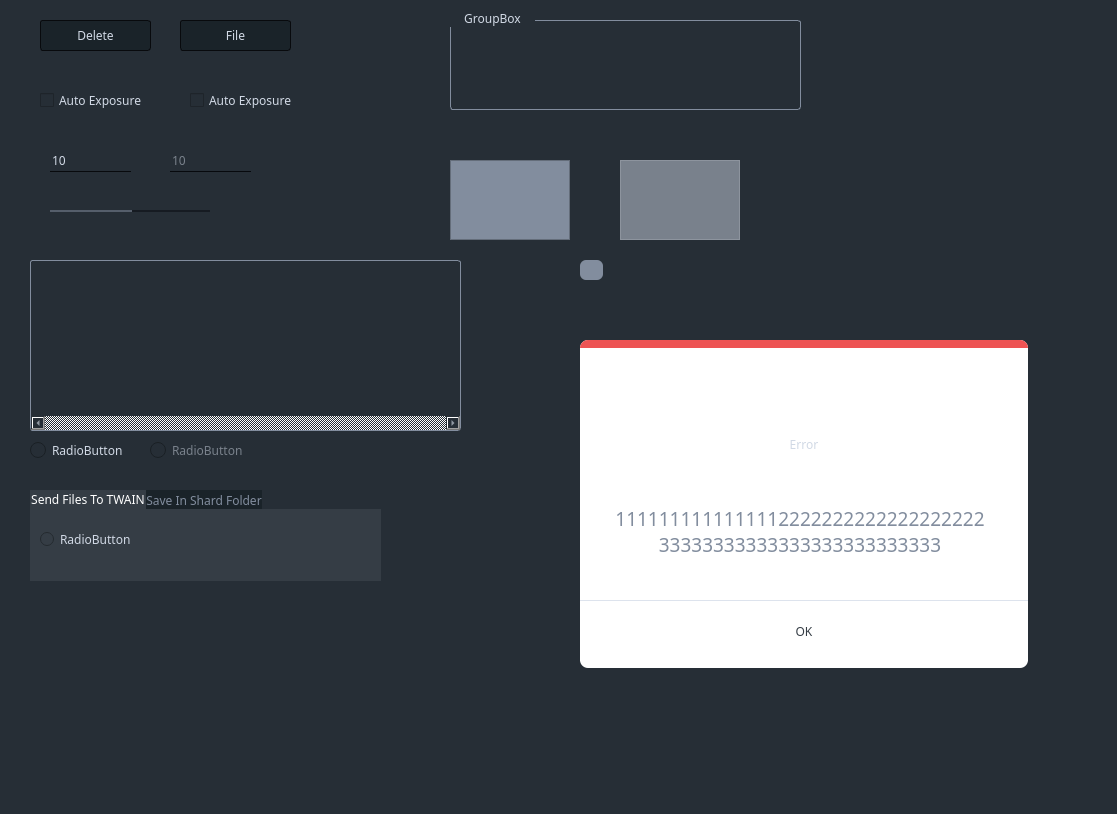
<?xml version="1.0" encoding="UTF-8"?>
<ui version="4.0">
 <class>AdaptiveLayoutClass</class>
 <widget class="QMainWindow" name="AdaptiveLayoutClass">
  <property name="enabled">
   <bool>true</bool>
  </property>
  <property name="geometry">
   <rect>
    <x>0</x>
    <y>0</y>
    <width>1117</width>
    <height>814</height>
   </rect>
  </property>
  <property name="sizePolicy">
   <sizepolicy hsizetype="Expanding" vsizetype="Preferred">
    <horstretch>0</horstretch>
    <verstretch>0</verstretch>
   </sizepolicy>
  </property>
  <property name="font">
   <font>
    <family>Frutiger Next W1G 8px</family>
    <weight>50</weight>
    <italic>false</italic>
    <bold>false</bold>
   </font>
  </property>
  <property name="windowTitle">
   <string>AdaptiveLayout</string>
  </property>
  <property name="styleSheet">
   <string notr="true">QMainWindow{

}

QMainWindow::Menubar{
background-color:red;
}

QWidget{
background:#262E36;
color:#D1D9E5;
font:ZEISS Frutiger Next W1G 8px;
}</string>
  </property>
  <widget class="QWidget" name="centralWidget">
   <property name="styleSheet">
    <string notr="true"/>
   </property>
   <widget class="QGroupBox" name="groupBox">
    <property name="geometry">
     <rect>
      <x>450</x>
      <y>10</y>
      <width>351</width>
      <height>100</height>
     </rect>
    </property>
    <property name="sizePolicy">
     <sizepolicy hsizetype="Expanding" vsizetype="Preferred">
      <horstretch>0</horstretch>
      <verstretch>0</verstretch>
     </sizepolicy>
    </property>
    <property name="minimumSize">
     <size>
      <width>100</width>
      <height>100</height>
     </size>
    </property>
    <property name="styleSheet">
     <string notr="true">QGroupBox{
border:1px solid #828D9E;
border-radius: 3px;
margin-top:10px;
}

QGroupBox:title{
subcontrol-origin: margin;
}
</string>
    </property>
    <property name="title">
     <string>    GroupBox    </string>
    </property>
   </widget>
   <widget class="QTabWidget" name="tabWidget">
    <property name="geometry">
     <rect>
      <x>30</x>
      <y>490</y>
      <width>351</width>
      <height>91</height>
     </rect>
    </property>
    <property name="font">
     <font>
      <family>Frutiger Next W1G 8px</family>
      <weight>50</weight>
      <italic>false</italic>
      <bold>false</bold>
     </font>
    </property>
    <property name="styleSheet">
     <string notr="true">QTabWidget::pane{
	border:none;
}
QTabBar::tab{
	background:#353D45;
	color:#353D45;
    min-width:52ex;
	min-height:6ex;
}
QTabBar::tab:selected{
border:1px solid #353D45;
	background:#353D45;
	color:#FFFFFF;
}
QTabBar::tab:!selected{
	border-color: #1A2329;
	background:#1A2329;
	color:#828D9E;

}</string>
    </property>
    <property name="currentIndex">
     <number>0</number>
    </property>
    <widget class="QWidget" name="tab">
     <property name="styleSheet">
      <string notr="true">QWidget {
    background: #353D45;
}</string>
     </property>
     <attribute name="title">
      <string>Send Files To TWAIN</string>
     </attribute>
     <widget class="QRadioButton" name="radioButton">
      <property name="geometry">
       <rect>
        <x>10</x>
        <y>20</y>
        <width>95</width>
        <height>20</height>
       </rect>
      </property>
      <property name="text">
       <string>RadioButton</string>
      </property>
     </widget>
    </widget>
    <widget class="QWidget" name="tab_2">
     <property name="styleSheet">
      <string notr="true">QWidget {
    background: #353D45;
}</string>
     </property>
     <attribute name="title">
      <string>Save In Shard Folder</string>
     </attribute>
    </widget>
   </widget>
   <widget class="QCheckBox" name="autoExposureCheckBox">
    <property name="enabled">
     <bool>true</bool>
    </property>
    <property name="geometry">
     <rect>
      <x>40</x>
      <y>90</y>
      <width>121</width>
      <height>21</height>
     </rect>
    </property>
    <property name="font">
     <font>
      <family>Frutiger Next W1G 8px</family>
      <weight>50</weight>
      <italic>false</italic>
      <bold>false</bold>
     </font>
    </property>
    <property name="styleSheet">
     <string notr="true">QCheckBox::indicator:unchecked {
    image: url(&quot;C:/Users/zcalwang/Desktop/CameraTestFolder/TWAIN/ControlImage/QCheckBox_Unchecked.png&quot;);
}
 
QCheckBox::indicator:checked {
    image: url(&quot;C:/Users/zcalwang/Desktop/CameraTestFolder/TWAIN/ControlImage/QCheckBox_Checked.png&quot;);
}

QCheckBox::indicator:disabled {
    image: url(&quot;C:/Users/zcalwang/Desktop/CameraTestFolder/TWAIN/ControlImage/QCheckBox_Disabled.png&quot;);
}
</string>
    </property>
    <property name="text">
     <string>Auto Exposure</string>
    </property>
   </widget>
   <widget class="QLabel" name="label">
    <property name="enabled">
     <bool>true</bool>
    </property>
    <property name="geometry">
     <rect>
      <x>40</x>
      <y>370</y>
      <width>171</width>
      <height>41</height>
     </rect>
    </property>
    <property name="styleSheet">
     <string notr="true">QLabel{
color:#D1D9E5;
}

QLabel:disabled {
color:rgba(209,217,229,125);
}</string>
    </property>
    <property name="text">
     <string>Sweetfadsfmkasdfkdsalfdsa</string>
    </property>
   </widget>
   <widget class="QSlider" name="horizontalSlider_2">
    <property name="enabled">
     <bool>false</bool>
    </property>
    <property name="geometry">
     <rect>
      <x>50</x>
      <y>200</y>
      <width>160</width>
      <height>22</height>
     </rect>
    </property>
    <property name="styleSheet">
     <string notr="true">QSlider::add-page:Horizontal
{     
    background-color: #07090D;/*Black*/
    height:2px;
}
QSlider::sub-page:Horizontal 
{
    background-color:#D1D9E5;/*Gray*/
    height:2px;
}
QSlider::groove:Horizontal 
{
    background:transparent;
    height:2px;
}
QSlider::handle:Horizontal 
{
    height:16;
    width:18;
    background-image: url(&quot;C:/Users/zcalwang/Desktop/CameraTestFolder/TWAIN/ControlImage/QSlider_Block.png&quot;);
    margin: -8 0px; 
}

QSlider::add-page:Horizontal:disabled 
{     
    background-color: rgba(7,9,13,125);
    height:2px;
}
QSlider::sub-page:Horizontal:disabled 
{
    background-color:#555E6B;/*Gray*/
    height:2px;
}

QSlider::handle:Horizontal:disabled
{
    height:16;
    width:18;
    background-image: url(&quot;C:/Users/zcalwang/Desktop/CameraTestFolder/TWAIN/ControlImage/QSlider_BlockDisabled.png&quot;);
    margin: -8 0px; 
}
</string>
    </property>
    <property name="value">
     <number>50</number>
    </property>
    <property name="orientation">
     <enum>Qt::Horizontal</enum>
    </property>
   </widget>
   <widget class="QSpinBox" name="brightnessSpinBox">
    <property name="enabled">
     <bool>true</bool>
    </property>
    <property name="geometry">
     <rect>
      <x>50</x>
      <y>150</y>
      <width>81</width>
      <height>22</height>
     </rect>
    </property>
    <property name="font">
     <font>
      <family>Frutiger Next W1G 8px</family>
      <weight>50</weight>
      <italic>false</italic>
      <bold>false</bold>
     </font>
    </property>
    <property name="styleSheet">
     <string notr="true">QSpinBox {
     background-color: transparent;
     border-style: none;
     border-bottom-style:solid ;
     border-color: #080A0D;
     border-width: 1px;
    color:#D1D9E5;
    height:32px
 } 

QSpinBox:disabled {
     background-color: transparent;
     border-style: none;
     border-bottom-style:solid ;
     border-color: #07090D;
     border-width: 1px;
    color:rgba(209,217,229,125);
    height:32px
 } </string>
    </property>
    <property name="buttonSymbols">
     <enum>QAbstractSpinBox::NoButtons</enum>
    </property>
    <property name="minimum">
     <number>0</number>
    </property>
    <property name="maximum">
     <number>1000</number>
    </property>
    <property name="singleStep">
     <number>1</number>
    </property>
    <property name="value">
     <number>10</number>
    </property>
   </widget>
   <widget class="QRadioButton" name="radioButton_2">
    <property name="geometry">
     <rect>
      <x>30</x>
      <y>440</y>
      <width>95</width>
      <height>20</height>
     </rect>
    </property>
    <property name="styleSheet">
     <string notr="true">QRadioButton:disabled { 
    color:rgba(209,217,229,125);
}
QRadioButton::indicator { 
    width: 16px;
    height: 16px;
}
/*单选框未选中样式*/
QRadioButton::indicator::unchecked { 
    image: url(&quot;C:/Users/Public/TWAIN/Resources/QRadioButton_UncheckedEnabled.png&quot;);
}
/*单选框选中样式*/
QRadioButton::indicator::checked { 
    image: url(&quot;C:/Users/Public/TWAIN/Resources/QRadioButton_CheckedEnabled.png&quot;);
}

QRadioButton::indicator::disabled { 
    image: url(&quot;C:/Users/Public/TWAIN/Resources/QRadioButton_UncheckedDisabled.png&quot;);
}</string>
    </property>
    <property name="text">
     <string>RadioButton</string>
    </property>
   </widget>
   <widget class="QRadioButton" name="radioButton_3">
    <property name="enabled">
     <bool>false</bool>
    </property>
    <property name="geometry">
     <rect>
      <x>150</x>
      <y>440</y>
      <width>95</width>
      <height>20</height>
     </rect>
    </property>
    <property name="styleSheet">
     <string notr="true">QRadioButton:disabled { 
    color:rgba(209,217,229,125);
}
QRadioButton::indicator { 
    width: 16px;
    height: 16px;
}
/*单选框未选中样式*/
QRadioButton::indicator::unchecked { 
    image: url(&quot;C:/Users/Public/TWAIN/Resources/QRadioButton_UncheckedEnabled.png&quot;);
}
/*单选框选中样式*/
QRadioButton::indicator::checked { 
    image: url(&quot;C:/Users/Public/TWAIN/Resources/QRadioButton_CheckedEnabled.png&quot;);
}

QRadioButton::indicator::disabled { 
    image: url(&quot;C:/Users/Public/TWAIN/Resources/QRadioButton_UncheckedDisabled.png&quot;);
}</string>
    </property>
    <property name="text">
     <string>RadioButton</string>
    </property>
   </widget>
   <widget class="QSpinBox" name="brightnessSpinBox_2">
    <property name="enabled">
     <bool>false</bool>
    </property>
    <property name="geometry">
     <rect>
      <x>170</x>
      <y>150</y>
      <width>81</width>
      <height>22</height>
     </rect>
    </property>
    <property name="font">
     <font>
      <family>Frutiger Next W1G 8px</family>
      <weight>50</weight>
      <italic>false</italic>
      <bold>false</bold>
     </font>
    </property>
    <property name="styleSheet">
     <string notr="true">QSpinBox {
     background-color: transparent;
     border-style: none;
     border-bottom-style:solid ;
     border-color: #080A0D;
     border-width: 1px;
    color:#D1D9E5;
    height:32px
 } 

QSpinBox:disabled {
     background-color: transparent;
     border-style: none;
     border-bottom-style:solid ;
     border-color: #07090D;
     border-width: 1px;
    color:rgba(209,217,229,125);
    height:32px
 } </string>
    </property>
    <property name="buttonSymbols">
     <enum>QAbstractSpinBox::NoButtons</enum>
    </property>
    <property name="minimum">
     <number>0</number>
    </property>
    <property name="maximum">
     <number>1000</number>
    </property>
    <property name="singleStep">
     <number>1</number>
    </property>
    <property name="value">
     <number>10</number>
    </property>
   </widget>
   <widget class="QCheckBox" name="autoExposureCheckBox_2">
    <property name="enabled">
     <bool>false</bool>
    </property>
    <property name="geometry">
     <rect>
      <x>190</x>
      <y>90</y>
      <width>121</width>
      <height>21</height>
     </rect>
    </property>
    <property name="font">
     <font>
      <family>Frutiger Next W1G 8px</family>
      <weight>50</weight>
      <italic>false</italic>
      <bold>false</bold>
     </font>
    </property>
    <property name="styleSheet">
     <string notr="true">QCheckBox::indicator:unchecked {
    image: url(&quot;C:/Users/zcalwang/Desktop/CameraTestFolder/TWAIN/ControlImage/QCheckBox_Unchecked.png&quot;);
}
 
QCheckBox::indicator:checked {
    image: url(&quot;C:/Users/zcalwang/Desktop/CameraTestFolder/TWAIN/ControlImage/QCheckBox_Checked.png&quot;);
}

QCheckBox::indicator:disabled {
    image: url(&quot;C:/Users/zcalwang/Desktop/CameraTestFolder/TWAIN/ControlImage/QCheckBox_Disabled.png&quot;);
}
</string>
    </property>
    <property name="text">
     <string>Auto Exposure</string>
    </property>
   </widget>
   <widget class="QListWidget" name="listWidget">
    <property name="geometry">
     <rect>
      <x>30</x>
      <y>260</y>
      <width>431</width>
      <height>171</height>
     </rect>
    </property>
    <property name="layoutDirection">
     <enum>Qt::LeftToRight</enum>
    </property>
    <property name="autoFillBackground">
     <bool>false</bool>
    </property>
    <property name="styleSheet">
     <string notr="true">QListView {
    show-decoration-selected: 1; /* make the selection span the entire width of the view */
border:1px solid #828D9E;
border-radius: 3px;
}

QListView::item:alternate {
    background: #EEEEEE;
}

QListView::item:selected {
     border-bottom:2px solid #828D9E;
     border-right:2px solid #828D9E;
     border-left:2px solid #828D9E;
     border-top:2px solid #2E7AF5;
}

/*  整体style */
QScrollBar:horizontal {

    height: 12px;
    margin: 0px 1px 0 1px;
}
QScrollBar::handle:horizontal {
    background:#828D9E;
    min-width: 20px;
 border-radius: 6px;
}
QScrollBar::add-line:horizontal {
    background: transparent;
    width: 1px;
    subcontrol-position: right;
    subcontrol-origin: margin;
}

QScrollBar::sub-line:horizontal {
    background: transparent;
    width: 1px;
    subcontrol-position: left;
    subcontrol-origin: margin;
}


QScrollBar::add-page:horizontal {
    background-color: transparent;
}
QScrollBar::sub-page:horizontal {
    background-color: transparent;
}
</string>
    </property>
    <property name="verticalScrollBarPolicy">
     <enum>Qt::ScrollBarAlwaysOff</enum>
    </property>
    <property name="horizontalScrollBarPolicy">
     <enum>Qt::ScrollBarAlwaysOn</enum>
    </property>
    <property name="sizeAdjustPolicy">
     <enum>QAbstractScrollArea::AdjustToContents</enum>
    </property>
    <property name="iconSize">
     <size>
      <width>100</width>
      <height>100</height>
     </size>
    </property>
    <property name="viewMode">
     <enum>QListView::IconMode</enum>
    </property>
    <item>
     <property name="text">
      <string/>
     </property>
     <property name="font">
      <font>
       <pointsize>8</pointsize>
      </font>
     </property>
     <property name="icon">
      <iconset>
       <normaloff>../../../Users/zcalwang/Desktop/CameraTestFolder/AxiocamApplication/Axiocam_1_0.jpg</normaloff>../../../Users/zcalwang/Desktop/CameraTestFolder/AxiocamApplication/Axiocam_1_0.jpg</iconset>
     </property>
    </item>
    <item>
     <property name="text">
      <string/>
     </property>
     <property name="icon">
      <iconset>
       <normaloff>../../../Users/zcalwang/Desktop/CameraTestFolder/AxiocamApplication/3840_2160.bmp</normaloff>../../../Users/zcalwang/Desktop/CameraTestFolder/AxiocamApplication/3840_2160.bmp</iconset>
     </property>
    </item>
    <item>
     <property name="text">
      <string/>
     </property>
     <property name="icon">
      <iconset>
       <normaloff>../../../Users/zcalwang/Desktop/CameraTestFolder/AxiocamApplication/Axiocam_1_0.jpg</normaloff>../../../Users/zcalwang/Desktop/CameraTestFolder/AxiocamApplication/Axiocam_1_0.jpg</iconset>
     </property>
    </item>
    <item>
     <property name="text">
      <string/>
     </property>
     <property name="icon">
      <iconset>
       <normaloff>../../../Users/zcalwang/Desktop/CameraTestFolder/AxiocamApplication/Axiocam_1_1.jpg</normaloff>../../../Users/zcalwang/Desktop/CameraTestFolder/AxiocamApplication/Axiocam_1_1.jpg</iconset>
     </property>
    </item>
    <item>
     <property name="text">
      <string/>
     </property>
     <property name="icon">
      <iconset>
       <normaloff>../../../Users/zcalwang/Desktop/CameraTestFolder/AxiocamApplication/camera.jpg</normaloff>../../../Users/zcalwang/Desktop/CameraTestFolder/AxiocamApplication/camera.jpg</iconset>
     </property>
    </item>
    <item>
     <property name="text">
      <string/>
     </property>
     <property name="icon">
      <iconset>
       <normaloff>../../../Users/zcalwang/Desktop/CameraTestFolder/AxiocamApplication/3840_2160.bmp</normaloff>../../../Users/zcalwang/Desktop/CameraTestFolder/AxiocamApplication/3840_2160.bmp</iconset>
     </property>
    </item>
   </widget>
   <widget class="QFrame" name="frame">
    <property name="geometry">
     <rect>
      <x>450</x>
      <y>160</y>
      <width>120</width>
      <height>80</height>
     </rect>
    </property>
    <property name="styleSheet">
     <string notr="true">QFrame{
background-color: #828D9E;
}</string>
    </property>
    <property name="frameShape">
     <enum>QFrame::StyledPanel</enum>
    </property>
    <property name="frameShadow">
     <enum>QFrame::Raised</enum>
    </property>
   </widget>
   <widget class="QFrame" name="frame_2">
    <property name="geometry">
     <rect>
      <x>620</x>
      <y>160</y>
      <width>120</width>
      <height>80</height>
     </rect>
    </property>
    <property name="styleSheet">
     <string notr="true">QFrame{
background-color: rgba(209,217,229,125);
}

QFrame::hover{
background-color: #828D9E;
}</string>
    </property>
    <property name="frameShape">
     <enum>QFrame::StyledPanel</enum>
    </property>
    <property name="frameShadow">
     <enum>QFrame::Raised</enum>
    </property>
   </widget>
   <widget class="QPushButton" name="deleteSelectedImagesButton">
    <property name="enabled">
     <bool>true</bool>
    </property>
    <property name="geometry">
     <rect>
      <x>40</x>
      <y>20</y>
      <width>111</width>
      <height>31</height>
     </rect>
    </property>
    <property name="sizePolicy">
     <sizepolicy hsizetype="Fixed" vsizetype="Fixed">
      <horstretch>0</horstretch>
      <verstretch>0</verstretch>
     </sizepolicy>
    </property>
    <property name="font">
     <font>
      <family>Frutiger Next W1G 8px</family>
      <weight>50</weight>
      <italic>false</italic>
      <bold>false</bold>
     </font>
    </property>
    <property name="focusPolicy">
     <enum>Qt::NoFocus</enum>
    </property>
    <property name="layoutDirection">
     <enum>Qt::RightToLeft</enum>
    </property>
    <property name="styleSheet">
     <string notr="true">QPushButton{
	background:#1A2329;
	color:#D1D9E5;
	border: 1px solid #080A0D;
border-radius:3px;
}
QPushButton:pressed{
	background:#555E6B;
	color:#D1D9E5;
	border-color: #080A0D;
}</string>
    </property>
    <property name="text">
     <string>Delete</string>
    </property>
    <property name="checkable">
     <bool>false</bool>
    </property>
   </widget>
   <widget class="QScrollBar" name="horizontalScrollBar">
    <property name="geometry">
     <rect>
      <x>460</x>
      <y>260</y>
      <width>261</width>
      <height>20</height>
     </rect>
    </property>
    <property name="styleSheet">
     <string notr="true">QScrollBar:horizontal {

    height: 12px;
    margin: 0px 1px 0 1px;
}
QScrollBar::handle:horizontal {
    background:#828D9E;
    min-width: 20px;
 border-radius: 6px;
}
QScrollBar::add-line:horizontal {
    background: transparent;
    width: 1px;
    subcontrol-position: right;
    subcontrol-origin: margin;
}

QScrollBar::sub-line:horizontal {
    background: transparent;
    width: 1px;
    subcontrol-position: left;
    subcontrol-origin: margin;
}


QScrollBar::add-page:horizontal {
    background-color: transparent;
}
QScrollBar::sub-page:horizontal {
    background-color: transparent;
}
</string>
    </property>
    <property name="value">
     <number>50</number>
    </property>
    <property name="orientation">
     <enum>Qt::Horizontal</enum>
    </property>
   </widget>
   <widget class="QWidget" name="MessageBox_OnlyOK" native="true">
    <property name="geometry">
     <rect>
      <x>580</x>
      <y>340</y>
      <width>448</width>
      <height>328</height>
     </rect>
    </property>
    <property name="styleSheet">
     <string notr="true">
          QWidget{
          background-color: #FFFFFF;
          border-radius: 8px;
          }
        </string>
    </property>
    <widget class="QWidget" name="widget_2" native="true">
     <property name="geometry">
      <rect>
       <x>0</x>
       <y>0</y>
       <width>448</width>
       <height>16</height>
      </rect>
     </property>
     <property name="styleSheet">
      <string notr="true">
            QWidget{
            background-color:#ED5353;
            border-radius: 8px;
            }
          </string>
     </property>
     <widget class="QWidget" name="widget_3" native="true">
      <property name="geometry">
       <rect>
        <x>0</x>
        <y>8</y>
        <width>448</width>
        <height>8</height>
       </rect>
      </property>
      <property name="styleSheet">
       <string notr="true">
              QWidget{
              background-color:white;
              }
            </string>
      </property>
     </widget>
    </widget>
    <widget class="QPushButton" name="pushButton">
     <property name="geometry">
      <rect>
       <x>0</x>
       <y>30</y>
       <width>448</width>
       <height>41</height>
      </rect>
     </property>
     <property name="text">
      <string/>
     </property>
     <property name="icon">
      <iconset>
       <normaloff>../../../Users/Public/TWAIN/Resources/QMessageBox_Error.png</normaloff>../../../Users/Public/TWAIN/Resources/QMessageBox_Error.png</iconset>
     </property>
     <property name="iconSize">
      <size>
       <width>32</width>
       <height>32</height>
      </size>
     </property>
    </widget>
    <widget class="QWidget" name="layoutWidget">
     <property name="geometry">
      <rect>
       <x>0</x>
       <y>150</y>
       <width>441</width>
       <height>101</height>
      </rect>
     </property>
     <layout class="QHBoxLayout" name="horizontalLayout">
      <item>
       <spacer name="horizontalSpacer">
        <property name="orientation">
         <enum>Qt::Horizontal</enum>
        </property>
        <property name="sizeHint" stdset="0">
         <size>
          <width>32</width>
          <height>20</height>
         </size>
        </property>
       </spacer>
      </item>
      <item>
       <widget class="QTextBrowser" name="messageBoxContent">
        <property name="minimumSize">
         <size>
          <width>384</width>
          <height>0</height>
         </size>
        </property>
        <property name="font">
         <font>
          <family>Frutiger Next W1G 8px</family>
          <weight>50</weight>
          <italic>false</italic>
          <bold>false</bold>
         </font>
        </property>
        <property name="styleSheet">
         <string notr="true">QTextBrowser{
                  color:#828D9E;
                  }
                </string>
        </property>
        <property name="verticalScrollBarPolicy">
         <enum>Qt::ScrollBarAsNeeded</enum>
        </property>
        <property name="html">
         <string>&lt;!DOCTYPE HTML PUBLIC &quot;-//W3C//DTD HTML 4.0//EN&quot; &quot;http://www.w3.org/TR/REC-html40/strict.dtd&quot;&gt;
&lt;html&gt;&lt;head&gt;&lt;meta name=&quot;qrichtext&quot; content=&quot;1&quot; /&gt;&lt;style type=&quot;text/css&quot;&gt;
p, li { white-space: pre-wrap; }
&lt;/style&gt;&lt;/head&gt;&lt;body style=&quot; font-family:'Frutiger Next W1G 8px'; font-size:7.8pt; font-weight:400; font-style:normal;&quot;&gt;
&lt;p align=&quot;center&quot; style=&quot; margin-top:0px; margin-bottom:0px; margin-left:0px; margin-right:0px; -qt-block-indent:0; text-indent:0px;&quot;&gt;&lt;span style=&quot; font-family:'Segoe UI'; font-size:14pt;&quot;&gt;111111111111111222222222222222222233333333333333333333333333&lt;/span&gt;&lt;/p&gt;&lt;/body&gt;&lt;/html&gt;</string>
        </property>
       </widget>
      </item>
      <item>
       <spacer name="horizontalSpacer_2">
        <property name="orientation">
         <enum>Qt::Horizontal</enum>
        </property>
        <property name="sizeHint" stdset="0">
         <size>
          <width>32</width>
          <height>20</height>
         </size>
        </property>
       </spacer>
      </item>
     </layout>
    </widget>
    <widget class="QPushButton" name="OKButton">
     <property name="geometry">
      <rect>
       <x>0</x>
       <y>260</y>
       <width>448</width>
       <height>61</height>
      </rect>
     </property>
     <property name="font">
      <font>
       <family>Frutiger Next W1G 8px</family>
       <weight>50</weight>
       <italic>false</italic>
       <bold>false</bold>
      </font>
     </property>
     <property name="styleSheet">
      <string notr="true">
            QPushButton{
            color:#353D45;
            border-top:1px solid #DDE3ED;
            border-radius:0;
            }
          </string>
     </property>
     <property name="text">
      <string>OK</string>
     </property>
    </widget>
    <widget class="QLabel" name="label_2">
     <property name="geometry">
      <rect>
       <x>0</x>
       <y>80</y>
       <width>448</width>
       <height>48</height>
      </rect>
     </property>
     <property name="font">
      <font>
       <family>Frutiger Next W1G 8px</family>
       <weight>50</weight>
       <italic>false</italic>
       <bold>false</bold>
      </font>
     </property>
     <property name="text">
      <string>Error</string>
     </property>
     <property name="alignment">
      <set>Qt::AlignCenter</set>
     </property>
    </widget>
   </widget>
   <widget class="QPushButton" name="fileButton">
    <property name="enabled">
     <bool>true</bool>
    </property>
    <property name="geometry">
     <rect>
      <x>180</x>
      <y>20</y>
      <width>111</width>
      <height>31</height>
     </rect>
    </property>
    <property name="sizePolicy">
     <sizepolicy hsizetype="Fixed" vsizetype="Fixed">
      <horstretch>0</horstretch>
      <verstretch>0</verstretch>
     </sizepolicy>
    </property>
    <property name="font">
     <font>
      <family>Frutiger Next W1G 8px</family>
      <weight>50</weight>
      <italic>false</italic>
      <bold>false</bold>
     </font>
    </property>
    <property name="focusPolicy">
     <enum>Qt::NoFocus</enum>
    </property>
    <property name="layoutDirection">
     <enum>Qt::RightToLeft</enum>
    </property>
    <property name="styleSheet">
     <string notr="true">QPushButton{
	background:#1A2329;
	color:#D1D9E5;
	border: 1px solid #080A0D;
border-radius:3px;
}
QPushButton:pressed{
	background:#555E6B;
	color:#D1D9E5;
	border-color: #080A0D;
}</string>
    </property>
    <property name="text">
     <string>File</string>
    </property>
    <property name="checkable">
     <bool>false</bool>
    </property>
   </widget>
  </widget>
  <widget class="QMenuBar" name="menuBar">
   <property name="geometry">
    <rect>
     <x>0</x>
     <y>0</y>
     <width>1117</width>
     <height>24</height>
    </rect>
   </property>
  </widget>
  <widget class="QStatusBar" name="statusBar"/>
 </widget>
 <layoutdefault spacing="6" margin="11"/>
 <resources>
  <include location="AdaptiveLayout.qrc"/>
 </resources>
 <connections/>
</ui>
